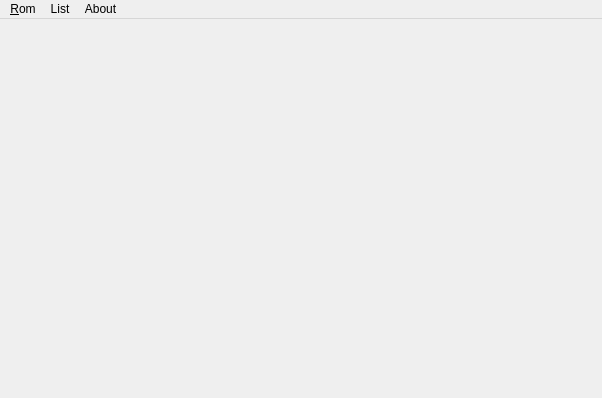
<?xml version="1.0" encoding="UTF-8"?>
<ui version="4.0">
 <class>MainWindow</class>
 <widget class="QMainWindow" name="MainWindow">
  <property name="geometry">
   <rect>
    <x>0</x>
    <y>0</y>
    <width>602</width>
    <height>398</height>
   </rect>
  </property>
  <property name="windowTitle">
   <string>MainWindow</string>
  </property>
  <widget class="QWidget" name="centralWidget"/>
  <widget class="QMenuBar" name="menuBar">
   <property name="geometry">
    <rect>
     <x>0</x>
     <y>0</y>
     <width>602</width>
     <height>22</height>
    </rect>
   </property>
   <widget class="QMenu" name="menuRom">
    <property name="title">
     <string>&amp;Rom</string>
    </property>
    <addaction name="actionOpen"/>
    <addaction name="actionClose"/>
    <addaction name="separator"/>
    <addaction name="actionHistory"/>
    <addaction name="separator"/>
    <addaction name="actionExit"/>
   </widget>
   <widget class="QMenu" name="menuAbout">
    <property name="title">
     <string>About</string>
    </property>
    <addaction name="actionAbout_listeditor"/>
    <addaction name="actionAbout_Qt"/>
   </widget>
   <widget class="QMenu" name="menuList">
    <property name="title">
     <string>List</string>
    </property>
    <widget class="QMenu" name="menuLanguage_2">
     <property name="title">
      <string>Language</string>
     </property>
     <addaction name="actionEnglish_2"/>
     <addaction name="actionChinese_2"/>
     <addaction name="actionJapanese_2"/>
    </widget>
    <addaction name="menuLanguage_2"/>
   </widget>
   <addaction name="menuRom"/>
   <addaction name="menuList"/>
   <addaction name="menuAbout"/>
  </widget>
  <action name="actionOpen">
   <property name="text">
    <string>Open</string>
   </property>
  </action>
  <action name="actionClose">
   <property name="text">
    <string>Close</string>
   </property>
  </action>
  <action name="actionExit">
   <property name="text">
    <string>Exit</string>
   </property>
  </action>
  <action name="actionOpen_2">
   <property name="text">
    <string>Open</string>
   </property>
  </action>
  <action name="actionSave">
   <property name="text">
    <string>Save</string>
   </property>
  </action>
  <action name="actionAbout_Qt">
   <property name="text">
    <string>About Qt</string>
   </property>
  </action>
  <action name="actionAbout_listeditor">
   <property name="text">
    <string>About Listeditor</string>
   </property>
  </action>
  <action name="actionEnglish">
   <property name="text">
    <string>English</string>
   </property>
  </action>
  <action name="actionChinese">
   <property name="text">
    <string>Chinese</string>
   </property>
  </action>
  <action name="actionJapanese">
   <property name="text">
    <string>Japanese</string>
   </property>
  </action>
  <action name="actionEnglish_2">
   <property name="text">
    <string>English</string>
   </property>
  </action>
  <action name="actionChinese_2">
   <property name="text">
    <string>Chinese</string>
   </property>
  </action>
  <action name="actionJapanese_2">
   <property name="text">
    <string>Japanese</string>
   </property>
  </action>
  <action name="actionHistory">
   <property name="text">
    <string>History</string>
   </property>
  </action>
 </widget>
 <layoutdefault spacing="6" margin="11"/>
 <resources/>
 <connections/>
</ui>
